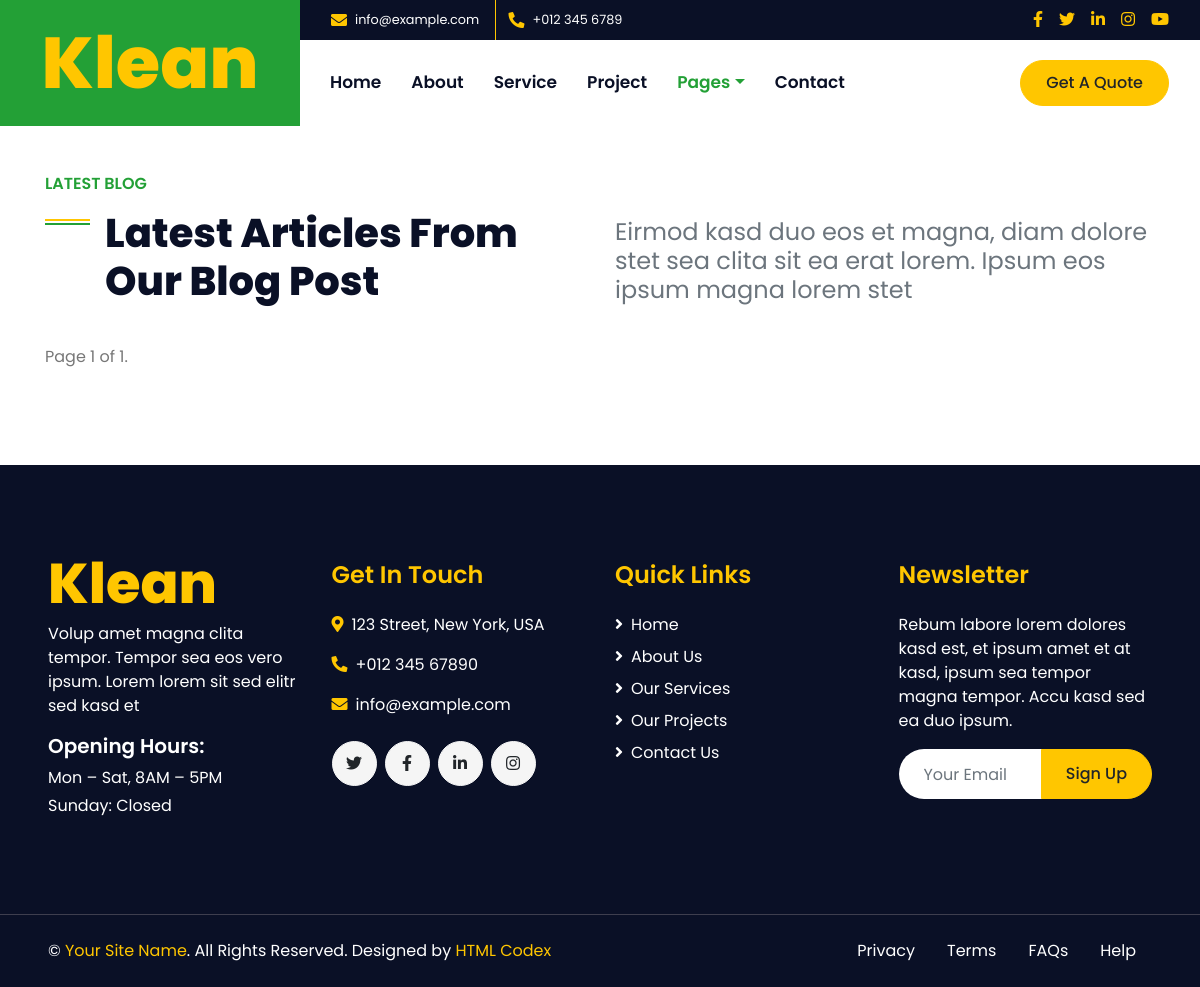
Before: /blog/ with the older database file.
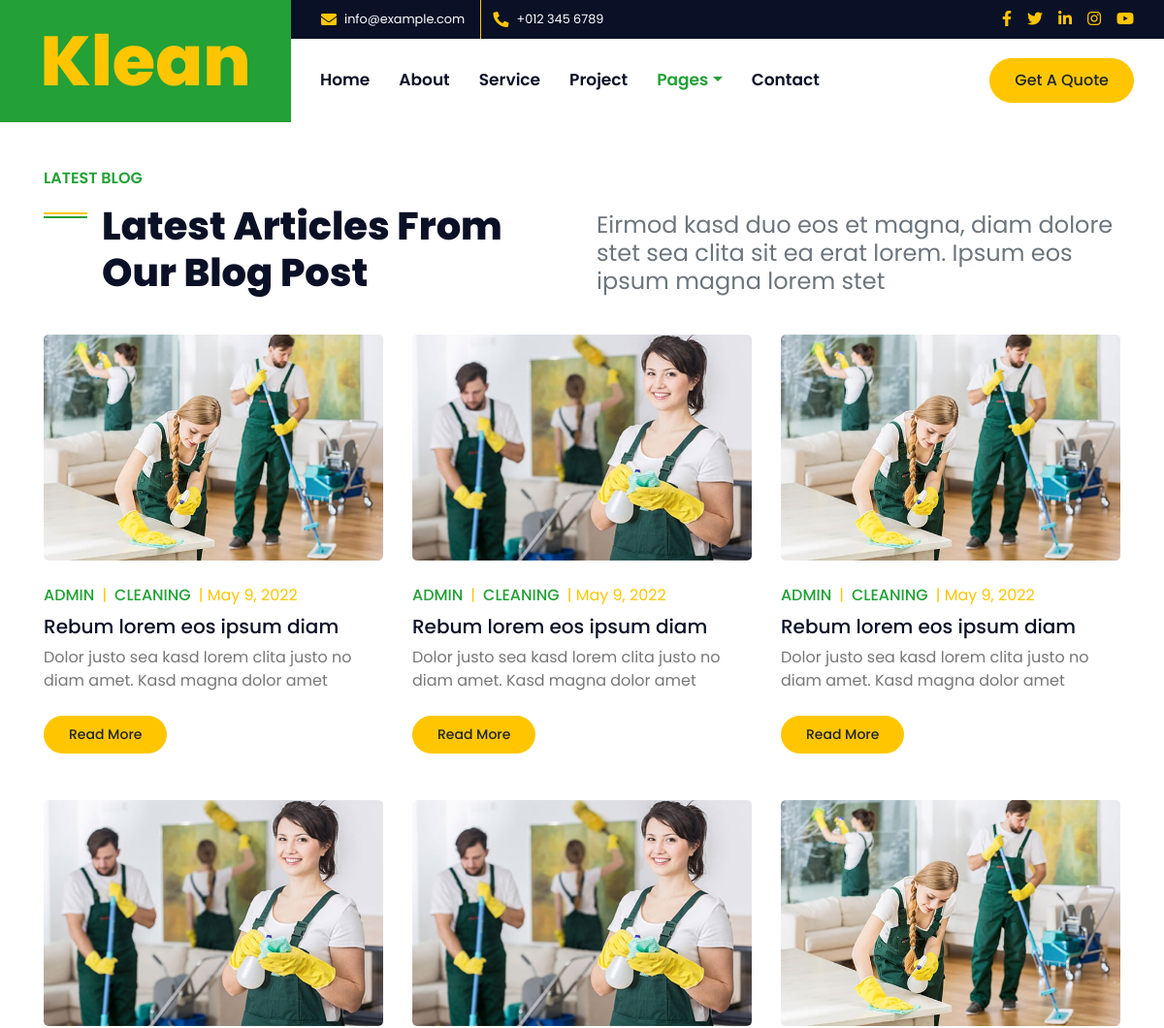
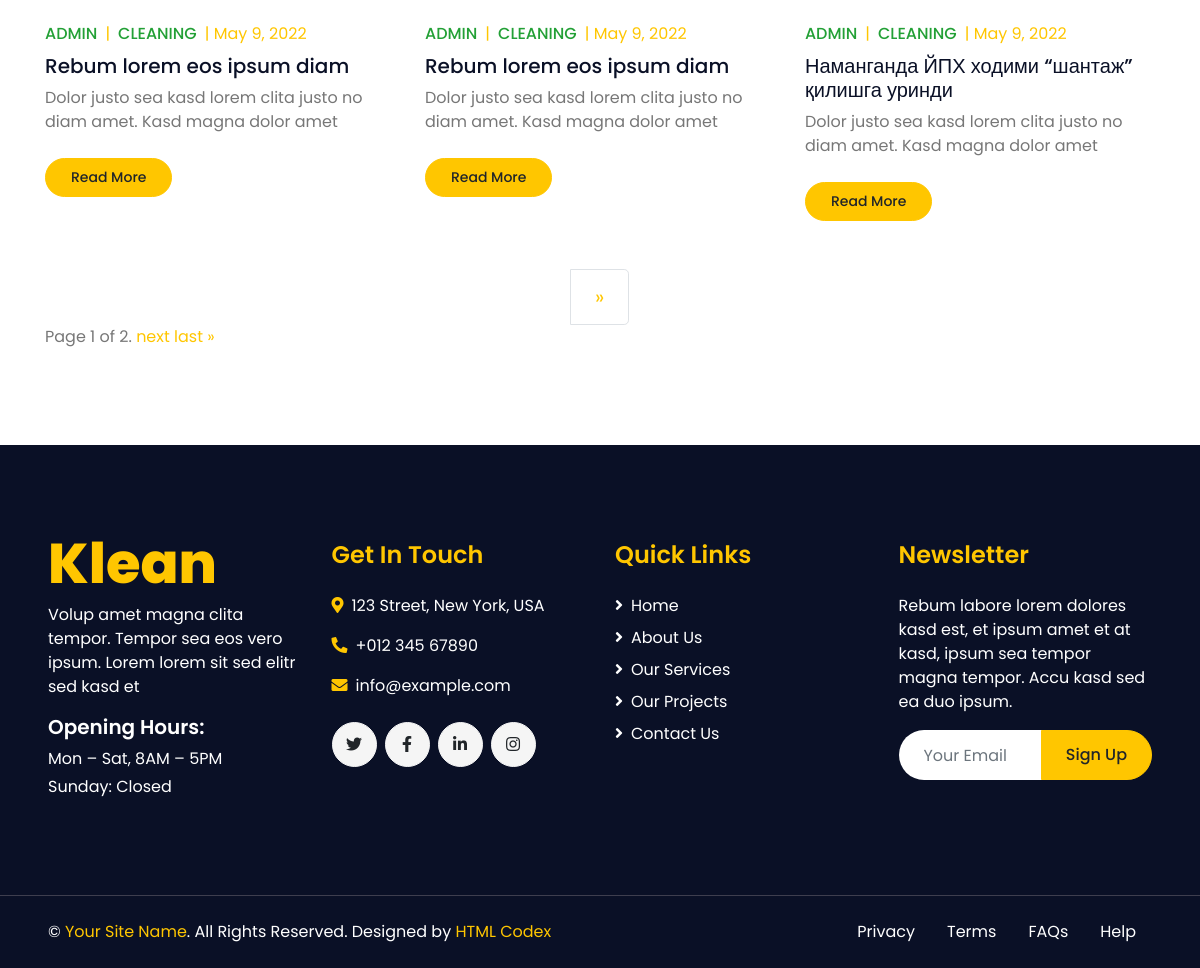
After: the same page with the newer database file (2 pictures, top to bottom).
### postapp/models.py (models this page shows, shortened)
class Post(models.Model):
    cat_id = models.ForeignKey(Categorya, on_delete=models.SET_NULL, null=True)
    theme = models.CharField(max_length=100, null=True)
    shortText = models.CharField(max_length=255, null=True)
    text = models.TextField(null=True)
    img = models.ImageField(null=True)
    date = models.DateField(null=True)
    view_count = models.IntegerField(default=0, null=True)
    @property
    def get_image(self):
        try:
            return self.img.url
        except:
            return ''

### postapp/views.py (the view)
# urls.py: 2. Add a URL to urlpatterns:  path('blog/', include('blog.urls'))
def blog(req):
    posts = Post.objects.all()
    paginator = Paginator(posts, 6)  # Show 25 contacts per page.
    page_number = req.GET.get('page')
    page_obj = paginator.get_page(page_number)
    return render(req, 'blog.html',
                  context={
                      'posts':page_obj
                  }
                  )

### template/blog.html (shortened to what this page needs)
{% extends 'base.html' %}
{% load static %}
{% block content %}
    <div class="container-fluid py-5">
        <div class="container">
            <div class="row align-items-end mb-4">
                <div class="col-lg-6">
                    <h6 class="text-secondary font-weight-semi-bold text-uppercase mb-3">Latest Blog</h6>
                    <h1 class="section-title mb-3">Latest Articles From Our Blog Post</h1>
                </div>
                <div class="col-lg-6">
                    <h4 class="font-weight-normal text-muted mb-3">Eirmod kasd duo eos et magna, diam dolore stet sea clita sit ea erat lorem. Ipsum eos ipsum magna lorem stet</h4>
                </div>
            </div>
            <div class="row">
                {% for post in posts %}
                <div class="col-lg-4 col-md-6 mb-5">
                    <div class="position-relative mb-4">
                        <img class="img-fluid rounded w-100" src="{{ post.get_image }}" alt="{{ post.theme }}">
                    </div>
                    <div class="d-flex mb-2">
                        <a class="text-secondary text-uppercase font-weight-medium" href="">Admin</a>
                        <span class="text-primary px-2">|</span>
                        <a class="text-secondary text-uppercase font-weight-medium" href="">Cleaning</a>
                         <span class="text-primary px-2">| {{ post.date }}</span>
                    </div>
                    <h5 class="font-weight-medium mb-2">{{ post.theme }}</h5>
                    <p class="mb-4">{{ post.shortText }}</p>
                    <a class="btn btn-sm btn-primary py-2" href="{% url 'blog_detail' post.id %}">Read More</a>
                </div>
                {% endfor %}
                <div class="col-12">
                    <nav aria-label="Page navigation">
                      <ul class="pagination pagination-lg justify-content-center mb-0">
                        <li class="page-item">
                             {% if posts.has_next %}
                          <a class="page-link" href="?page={{ posts.next_page_number }}" aria-label="Next">
                            <span aria-hidden="true">&raquo;</span>
                          </a>
                              {% endif %}
                        </li>
                      </ul>
                    </nav>
                        <div class="pagination">
                                <span class="step-links">
                                    <span class="current">
                                        Page {{ posts.number }} of {{ posts.paginator.num_pages }}.
                                    </span>
                                    {% if posts.has_next %}
                                        <a href="?page={{ posts.next_page_number }}">next</a>
                                        <a href="?page={{ posts.paginator.num_pages }}">last &raquo;</a>
                                    {% endif %}
                                </span>
                            </div>
                </div>
            </div>
        </div>
    </div>
{% endblock content %}

### template/base.html (shortened to what this page needs)
{% load static %}
<!DOCTYPE html>
<html lang="en">
<head>
    <link href="https://cdnjs.cloudflare.com/ajax/libs/font-awesome/5.10.0/css/all.min.css" rel="stylesheet">
    <link href="{% static 'lib/owlcarousel/assets/owl.carousel.min.css'%}" rel="stylesheet">
    <link href="{% static 'lib/lightbox/css/lightbox.min.css'%}" rel="stylesheet">
    <link href="{% static 'css/style.css'%}" rel="stylesheet">
</head>
<body>
    <div class="container-fluid">
        <div class="row">
            <div class="col-lg-3 bg-secondary d-none d-lg-block">
                <a href="" class="navbar-brand w-100 h-100 m-0 p-0 d-flex align-items-center justify-content-center">
                    <h1 class="m-0 display-3 text-primary">Klean</h1>
                </a>
            </div>
            <div class="col-lg-9">
                <div class="row bg-dark d-none d-lg-flex">
                    <div class="col-lg-7 text-left text-white">
                        <div class="h-100 d-inline-flex align-items-center border-right border-primary py-2 px-3">
                            <i class="fa fa-envelope text-primary mr-2"></i>
                            <small>info@example.com</small>
                        </div>
                        <div class="h-100 d-inline-flex align-items-center py-2 px-2">
                            <i class="fa fa-phone-alt text-primary mr-2"></i>
                            <small>+012 345 6789</small>
                        </div>
                    </div>
                    <div class="col-lg-5 text-right">
                        <div class="d-inline-flex align-items-center pr-2">
                            <a class="text-primary p-2" href="">
                                <i class="fab fa-facebook-f"></i>
                            </a>
                            <a class="text-primary p-2" href="">
                                <i class="fab fa-twitter"></i>
                            </a>
                            <a class="text-primary p-2" href="">
                                <i class="fab fa-linkedin-in"></i>
                            </a>
                            <a class="text-primary p-2" href="">
                                <i class="fab fa-instagram"></i>
                            </a>
                            <a class="text-primary p-2" href="">
                                <i class="fab fa-youtube"></i>
                            </a>
                        </div>
                    </div>
                </div>
                <nav class="navbar navbar-expand-lg bg-white navbar-light p-0">
                    <div class="collapse navbar-collapse justify-content-between" id="navbarCollapse">
                        <div class="navbar-nav mr-auto py-0">
                            <a href="{% url 'home' %}" class="nav-item nav-link {% if request.resolver_match.url_name == 'home' %}active{% endif %}">Home</a>
                            <a href="{% url 'about' %}" class="nav-item nav-link {% if request.resolver_match.url_name == 'about' %}active{% endif %}">About</a>
                            <a href="service.html" class="nav-item nav-link">Service</a>
                            <a href="{% url 'project' %}" class="nav-item nav-link {% if request.resolver_match.url_name == 'project' %}active{% endif %}"">Project</a>
                            <div class="nav-item dropdown">
                                <a href="#" class="nav-link dropdown-toggle {% if request.resolver_match.url_name == 'blog' %}active{% endif %}" data-toggle="dropdown">Pages</a>
                            </div>
                            <a href="{% url 'contact' %}" class="nav-item nav-link">Contact</a>
                        </div>
                        <a href="" class="btn btn-primary mr-3 d-none d-lg-block">Get A Quote</a>
                    </div>
                </nav>
            </div>
        </div>
    </div>
    {% block content %}
    {% endblock content %}
    <div class="container-fluid bg-dark text-white mt-5 py-5 px-sm-3 px-md-5">
        <div class="row pt-5">
            <div class="col-lg-3 col-md-6 mb-5">
                <a href="home.html" class="navbar-brand">
                    <h1 class="m-0 mt-n3 display-4 text-primary">Klean</h1>
                </a>
                <p>Volup amet magna clita tempor. Tempor sea eos vero ipsum. Lorem lorem sit sed elitr sed kasd et</p>
                <h5 class="font-weight-semi-bold text-white mb-2">Opening Hours:</h5>
                <p class="mb-1">Mon – Sat, 8AM – 5PM</p>
                <p class="mb-0">Sunday: Closed</p>
            </div>
            <div class="col-lg-3 col-md-6 mb-5">
                <h4 class="font-weight-semi-bold text-primary mb-4">Get In Touch</h4>
                <p><i class="fa fa-map-marker-alt text-primary mr-2"></i>123 Street, New York, USA</p>
                <p><i class="fa fa-phone-alt text-primary mr-2"></i>+012 345 67890</p>
                <p><i class="fa fa-envelope text-primary mr-2"></i>info@example.com</p>
                <div class="d-flex justify-content-start mt-4">
                    <a class="btn btn-light btn-social mr-2" href="#"><i class="fab fa-twitter"></i></a>
                    <a class="btn btn-light btn-social mr-2" href="#"><i class="fab fa-facebook-f"></i></a>
                    <a class="btn btn-light btn-social mr-2" href="#"><i class="fab fa-linkedin-in"></i></a>
                    <a class="btn btn-light btn-social" href="#"><i class="fab fa-instagram"></i></a>
                </div>
            </div>
            <div class="col-lg-3 col-md-6 mb-5">
                <h4 class="font-weight-semi-bold text-primary mb-4">Quick Links</h4>
                <div class="d-flex flex-column justify-content-start">
                    <a class="text-white mb-2" href="#"><i class="fa fa-angle-right mr-2"></i>Home</a>
                    <a class="text-white mb-2" href="#"><i class="fa fa-angle-right mr-2"></i>About Us</a>
                    <a class="text-white mb-2" href="#"><i class="fa fa-angle-right mr-2"></i>Our Services</a>
                    <a class="text-white mb-2" href="#"><i class="fa fa-angle-right mr-2"></i>Our Projects</a>
                    <a class="text-white" href="#"><i class="fa fa-angle-right mr-2"></i>Contact Us</a>
                </div>
            </div>
            <div class="col-lg-3 col-md-6 mb-5">
                <h4 class="font-weight-semi-bold text-primary mb-4">Newsletter</h4>
                <p>Rebum labore lorem dolores kasd est, et ipsum amet et at kasd, ipsum sea tempor magna tempor. Accu kasd sed ea duo ipsum.</p>
                <div class="w-100">
                    <div class="input-group">
                        <input type="text" class="form-control border-0" style="padding: 25px;" placeholder="Your Email">
                        <div class="input-group-append">
                            <button class="btn btn-primary px-4">Sign Up</button>
                        </div>
                    </div>
                </div>
            </div>
        </div>
    </div>
    <div class="container-fluid bg-dark text-white border-top py-4 px-sm-3 px-md-5" style="border-color: #3E3E4E !important;">
        <div class="row">
            <div class="col-lg-6 text-center text-md-left mb-3 mb-md-0">
                <p class="m-0 text-white">&copy; <a href="#">Your Site Name</a>. All Rights Reserved. Designed by <a href="https://htmlcodex.com">HTML Codex</a>
                </p>
            </div>
            <div class="col-lg-6 text-center text-md-right">
                <ul class="nav d-inline-flex">
                    <li class="nav-item">
                        <a class="nav-link text-white py-0" href="#">Privacy</a>
                    </li>
                    <li class="nav-item">
                        <a class="nav-link text-white py-0" href="#">Terms</a>
                    </li>
                    <li class="nav-item">
                        <a class="nav-link text-white py-0" href="#">FAQs</a>
                    </li>
                    <li class="nav-item">
                        <a class="nav-link text-white py-0" href="#">Help</a>
                    </li>
                </ul>
            </div>
        </div>
    </div>
</body>
</html>

Changed rows visible on the page:
added Post: get_image (picture), date "May 9, 2022", theme "Rebum lorem eos ipsum diam", shortText "Dolor justo sea kasd lorem clita justo no diam amet. Kasd magna dolor amet"
added Post: get_image (picture), date "May 9, 2022", theme "Rebum lorem eos ipsum diam", shortText "Dolor justo sea kasd lorem clita justo no diam amet. Kasd magna dolor amet"
added Post: get_image (picture), date "May 9, 2022", theme "Rebum lorem eos ipsum diam", shortText "Dolor justo sea kasd lorem clita justo no diam amet. Kasd magna dolor amet"
added Post: get_image (picture), date "May 9, 2022", theme "Rebum lorem eos ipsum diam", shortText "Dolor justo sea kasd lorem clita justo no diam amet. Kasd magna dolor amet"
added Post: get_image (picture), date "May 9, 2022", theme "Rebum lorem eos ipsum diam", shortText "Dolor justo sea kasd lorem clita justo no diam amet. Kasd magna dolor amet"
added Post: get_image (picture), date "May 9, 2022", theme "Наманганда ЙПХ ходими “шантаж” қилишга уринди", shortText "Dolor justo sea kasd lorem clita justo no diam amet. Kasd magna dolor amet"
Other visible differences:
{{ posts.paginator.num_pages }}: "1" → "2"
text now shown: "» next last »"
